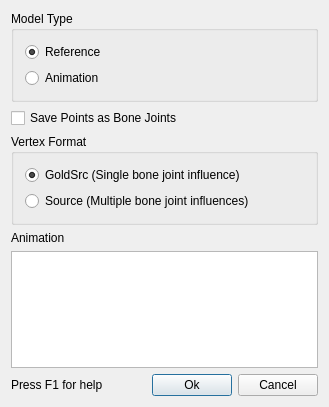
<?xml version="1.0" encoding="UTF-8"?>
<ui version="4.0">
 <class>SmdPromptBase</class>
 <widget class="QDialog" name="SmdPromptBase">
  <property name="geometry">
   <rect>
    <x>0</x>
    <y>0</y>
    <width>329</width>
    <height>407</height>
   </rect>
  </property>
  <property name="windowTitle">
   <string>SMD Filter Options</string>
  </property>
  <layout class="QVBoxLayout">
   <item>
    <widget class="QGroupBox" name="groupBox">
     <property name="title">
      <string>Model Type</string>
     </property>
     <layout class="QVBoxLayout" name="verticalLayout">
      <item>
       <widget class="QRadioButton" name="m_saveMeshes">
        <property name="text">
         <string>Reference</string>
        </property>
        <property name="checked">
         <bool>true</bool>
        </property>
       </widget>
      </item>
      <item>
       <widget class="QRadioButton" name="m_saveAnimation">
        <property name="text">
         <string>Animation</string>
        </property>
        <property name="checked">
         <bool>false</bool>
        </property>
       </widget>
      </item>
     </layout>
    </widget>
   </item>
   <item>
    <widget class="QCheckBox" name="m_savePointsJoint">
     <property name="text">
      <string>Save Points as Bone Joints</string>
     </property>
     <property name="checked">
      <bool>false</bool>
     </property>
    </widget>
   </item>
   <item>
    <widget class="QGroupBox" name="groupBox2">
     <property name="title">
      <string>Vertex Format</string>
     </property>
     <layout class="QVBoxLayout" name="verticalLayout2">
      <item>
       <widget class="QRadioButton" name="m_singleVertexInfluence">
        <property name="text">
         <string>GoldSrc (Single bone joint influence)</string>
        </property>
        <property name="checked">
         <bool>true</bool>
        </property>
       </widget>
      </item>
      <item>
       <widget class="QRadioButton" name="m_multipleVertexInfluences">
        <property name="text">
         <string>Source (Multiple bone joint influences)</string>
        </property>
        <property name="checked">
         <bool>false</bool>
        </property>
       </widget>
      </item>
     </layout>
    </widget>
   </item>
   <item>
    <widget class="QLabel" name="textLabel2">
     <property name="text">
      <string>Animation</string>
     </property>
    </widget>
   </item>
   <item>
    <widget class="QListWidget" name="m_animList">
     <property name="selectionMode">
      <enum>QAbstractItemView::SingleSelection</enum>
     </property>
    </widget>
   </item>
   <item>
    <layout class="QHBoxLayout">
     <property name="leftMargin">
      <number>0</number>
     </property>
     <property name="topMargin">
      <number>0</number>
     </property>
     <property name="rightMargin">
      <number>0</number>
     </property>
     <property name="bottomMargin">
      <number>0</number>
     </property>
     <item>
      <widget class="QLabel" name="textLabel1">
       <property name="text">
        <string>Press F1 for help</string>
       </property>
       <property name="wordWrap">
        <bool>false</bool>
       </property>
      </widget>
     </item>
     <item>
      <spacer name="spacer1">
       <property name="orientation">
        <enum>Qt::Horizontal</enum>
       </property>
       <property name="sizeType">
        <enum>QSizePolicy::Expanding</enum>
       </property>
       <property name="sizeHint" stdset="0">
        <size>
         <width>91</width>
         <height>21</height>
        </size>
       </property>
      </spacer>
     </item>
     <item>
      <widget class="QPushButton" name="m_okButton">
       <property name="text">
        <string>Ok</string>
       </property>
       <property name="default">
        <bool>true</bool>
       </property>
      </widget>
     </item>
     <item>
      <widget class="QPushButton" name="m_cancelButton">
       <property name="text">
        <string>Cancel</string>
       </property>
      </widget>
     </item>
    </layout>
   </item>
  </layout>
 </widget>
 <layoutdefault spacing="6" margin="11"/>
 <tabstops>
  <tabstop>m_saveMeshes</tabstop>
  <tabstop>m_saveAnimation</tabstop>
  <tabstop>m_savePointsJoint</tabstop>
  <tabstop>m_singleVertexInfluence</tabstop>
  <tabstop>m_multipleVertexInfluences</tabstop>
  <tabstop>m_animList</tabstop>
  <tabstop>m_okButton</tabstop>
  <tabstop>m_cancelButton</tabstop>
 </tabstops>
 <resources/>
 <connections>
  <connection>
   <sender>m_okButton</sender>
   <signal>clicked()</signal>
   <receiver>SmdPromptBase</receiver>
   <slot>accept()</slot>
   <hints>
    <hint type="sourcelabel">
     <x>20</x>
     <y>20</y>
    </hint>
    <hint type="destinationlabel">
     <x>20</x>
     <y>20</y>
    </hint>
   </hints>
  </connection>
  <connection>
   <sender>m_cancelButton</sender>
   <signal>clicked()</signal>
   <receiver>SmdPromptBase</receiver>
   <slot>reject()</slot>
   <hints>
    <hint type="sourcelabel">
     <x>20</x>
     <y>20</y>
    </hint>
    <hint type="destinationlabel">
     <x>20</x>
     <y>20</y>
    </hint>
   </hints>
  </connection>
  <connection>
   <sender>m_saveMeshes</sender>
   <signal>clicked(bool)</signal>
   <receiver>SmdPromptBase</receiver>
   <slot>saveMeshesChangedEvent()</slot>
   <hints>
    <hint type="sourcelabel">
     <x>20</x>
     <y>20</y>
    </hint>
    <hint type="destinationlabel">
     <x>20</x>
     <y>20</y>
    </hint>
   </hints>
  </connection>
  <connection>
   <sender>m_saveAnimation</sender>
   <signal>clicked(bool)</signal>
   <receiver>SmdPromptBase</receiver>
   <slot>saveMeshesChangedEvent()</slot>
   <hints>
    <hint type="sourcelabel">
     <x>20</x>
     <y>20</y>
    </hint>
    <hint type="destinationlabel">
     <x>20</x>
     <y>20</y>
    </hint>
   </hints>
  </connection>
 </connections>
</ui>
